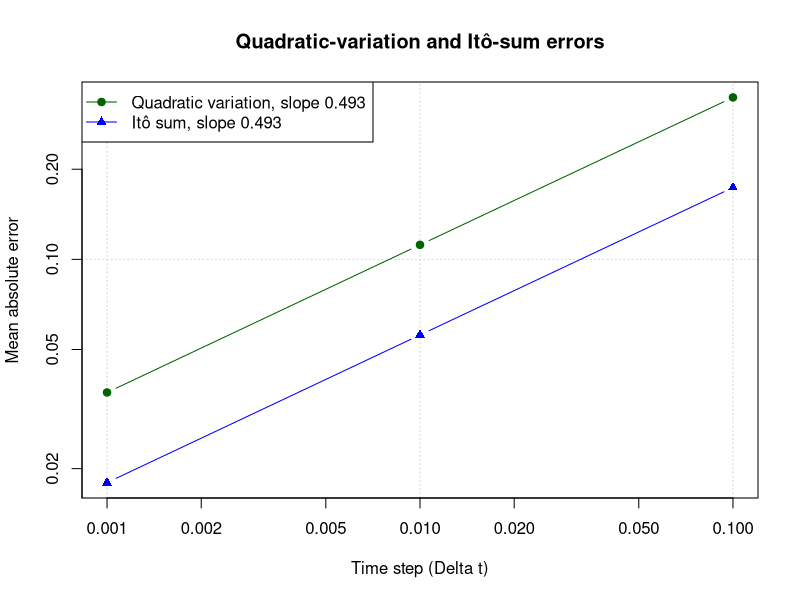

Recreate this plot in R.
####### Problem 9.6: Itô sums and quadratic variation #######

#################################################################
#### HELPER FUNCTIONS ####
#################################################################

# Simulate N Brownian paths on [0,T]. Each row is one path.
sim_bm_paths <- function(N, T, dt) {
  K <- round(T / dt)

  if (abs(K * dt - T) > 1e-12) {
    stop("T must be an integer multiple of dt.")
  }

  increments <- matrix(
    rnorm(N * K, mean = 0, sd = sqrt(dt)),
    nrow = N,
    ncol = K
  )

  paths_without_zero <- t(apply(increments, 1, cumsum))
  cbind(0, paths_without_zero)
}

# Compute the three discrete quantities for one Brownian path.
calculate_sums <- function(path) {
  increments <- diff(path)
  K <- length(increments)
  left_values <- path[seq_len(K)]
  right_values <- path[seq_len(K) + 1]

  ito_sum <- sum(left_values * increments)
  symmetric_sum <- sum(0.5 * (left_values + right_values) * increments)
  quadratic_variation <- sum(increments^2)

  c(
    ito = ito_sum,
    symmetric = symmetric_sum,
    qv = quadratic_variation
  )
}

# Estimate the errors in batches to keep memory use moderate.
estimate_errors <- function(N, T, dt, batch_size = 500) {
  qv_absolute_error <- numeric(N)
  ito_absolute_error <- numeric(N)
  ito_identity_residual <- numeric(N)
  symmetric_identity_residual <- numeric(N)

  first_index <- 1

  while (first_index <= N) {
    last_index <- min(first_index + batch_size - 1, N)
    current_N <- last_index - first_index + 1

    paths <- sim_bm_paths(current_N, T, dt)
    increments <- paths[, -1, drop = FALSE] -
      paths[, -ncol(paths), drop = FALSE]
    left_values <- paths[, -ncol(paths), drop = FALSE]
    right_values <- paths[, -1, drop = FALSE]

    W_T <- paths[, ncol(paths)]
    qv <- rowSums(increments^2)
    ito_sum <- rowSums(left_values * increments)
    symmetric_sum <- rowSums(
      0.5 * (left_values + right_values) * increments
    )

    target_ito <- 0.5 * (W_T^2 - T)
    target_symmetric <- 0.5 * W_T^2

    index <- first_index:last_index
    qv_absolute_error[index] <- abs(qv - T)
    ito_absolute_error[index] <- abs(ito_sum - target_ito)
    ito_identity_residual[index] <- abs(
      ito_sum - 0.5 * (W_T^2 - qv)
    )
    symmetric_identity_residual[index] <- abs(
      symmetric_sum - target_symmetric
    )

    first_index <- last_index + 1
  }

  c(
    mean_qv_error = mean(qv_absolute_error),
    mean_ito_error = mean(ito_absolute_error),
    max_ito_identity_residual = max(ito_identity_residual),
    max_symmetric_identity_residual = max(symmetric_identity_residual)
  )
}

#################################################################
#### SETUP ####
#################################################################

T_val <- 1
N_paths <- 5000
set.seed(42)

#################################################################
#### PART (a): ALGEBRAIC IDENTITIES ####
#################################################################

cat("--- Part (a): Algebraic identities ---\n")
cat(
  "For each increment,\n",
  "  0.5 * (W_i + W_{i+1}) * Delta W_i\n",
  "    = 0.5 * (W_{i+1}^2 - W_i^2).\n",
  "After summation, the symmetric sum is exactly 0.5 * W_T^2.\n\n",
  sep = ""
)
cat(
  "Also,\n",
  "  W_i * Delta W_i\n",
  "    = 0.5 * (W_{i+1}^2 - W_i^2) - 0.5 * (Delta W_i)^2.\n",
  "Hence the Itô sum is exactly 0.5 * W_T^2 - 0.5 * Q.\n\n",
  sep = ""
)

#################################################################
#### PART (b): ONE FINELY DISCRETISED PATH ####
#################################################################

cat("--- Part (b): One path with dt = 0.0001 ---\n")
dt_single <- 0.0001
K_single <- round(T_val / dt_single)
path_single <- sim_bm_paths(1, T_val, dt_single)[1, ]
values_single <- calculate_sums(path_single)
W_T_single <- tail(path_single, 1)

target_ito_single <- 0.5 * (W_T_single^2 - T_val)
target_symmetric_single <- 0.5 * W_T_single^2
identity_ito_single <- 0.5 * (W_T_single^2 - values_single["qv"])

cat(sprintf("Number of time steps: %d\n", K_single))
cat(sprintf("W_1: %.8f\n", W_T_single))
cat(sprintf("Realised quadratic variation Q: %.8f\n", values_single["qv"]))
cat(sprintf("Itô sum: %.8f\n", values_single["ito"]))
cat(sprintf("Itô target 0.5*(W_1^2-1): %.8f\n", target_ito_single))
cat(sprintf("Symmetric sum: %.8f\n", values_single["symmetric"]))
cat(sprintf("Symmetric target 0.5*W_1^2: %.8f\n", target_symmetric_single))
cat(sprintf(
  "Residual in Itô identity: %.3e\n",
  abs(values_single["ito"] - identity_ito_single)
))
cat(sprintf(
  "Residual in symmetric identity: %.3e\n\n",
  abs(values_single["symmetric"] - target_symmetric_single)
))

#################################################################
#### PART (c): MEAN ABSOLUTE ERRORS ####
#################################################################

cat("--- Part (c): Mean absolute errors ---\n")
dt_values <- c(0.1, 0.01, 0.001)
results <- data.frame(
  dt = dt_values,
  qv_error = numeric(length(dt_values)),
  ito_error = numeric(length(dt_values)),
  max_ito_identity_residual = numeric(length(dt_values)),
  max_symmetric_identity_residual = numeric(length(dt_values))
)

for (i in seq_along(dt_values)) {
  current <- estimate_errors(
    N = N_paths,
    T = T_val,
    dt = dt_values[i],
    batch_size = 500
  )

  results$qv_error[i] <- current["mean_qv_error"]
  results$ito_error[i] <- current["mean_ito_error"]
  results$max_ito_identity_residual[i] <-
    current["max_ito_identity_residual"]
  results$max_symmetric_identity_residual[i] <-
    current["max_symmetric_identity_residual"]

  cat(sprintf(
    paste0(
      "dt = %.3f | mean |Q-1| = %.6f | ",
      "mean Itô error = %.6f | ratio = %.6f\n"
    ),
    results$dt[i],
    results$qv_error[i],
    results$ito_error[i],
    results$ito_error[i] / results$qv_error[i]
  ))
}

cat(
  "\nThe ratio is 0.5 because, pathwise,\n",
  "  Itô sum - 0.5*(W_1^2-1) = -0.5*(Q-1).\n\n",
  sep = ""
)

#################################################################
#### PART (d): LOG-LOG PLOT AND ESTIMATED SLOPES ####
#################################################################

fit_qv <- lm(log(qv_error) ~ log(dt), data = results)
fit_ito <- lm(log(ito_error) ~ log(dt), data = results)
slope_qv <- unname(coef(fit_qv)[2])
slope_ito <- unname(coef(fit_ito)[2])

plot(
  results$dt,
  results$qv_error,
  type = "b",
  log = "xy",
  col = "darkgreen",
  pch = 19,
  xlab = "Time step (Delta t)",
  ylab = "Mean absolute error",
  main = "Quadratic-variation and Itô-sum errors",
  ylim = range(c(results$qv_error, results$ito_error)),
  panel.first = grid()
)
lines(
  results$dt,
  results$ito_error,
  type = "b",
  col = "blue",
  pch = 17
)
legend(
  "topleft",
  legend = c(
    sprintf("Quadratic variation, slope %.3f", slope_qv),
    sprintf("Itô sum, slope %.3f", slope_ito)
  ),
  col = c("darkgreen", "blue"),
  lty = 1,
  pch = c(19, 17)
)

cat("--- Part (d): Estimated log-log slopes ---\n")
cat(sprintf("Quadratic-variation error: %.4f\n", slope_qv))
cat(sprintf("Itô-sum error: %.4f\n", slope_ito))
cat(
  "Both slopes should be close to 0.5. The two estimated slopes are\n",
  "the same up to numerical precision because the Itô error is exactly\n",
  "one half of the quadratic-variation error path by path.\n\n",
  sep = ""
)

#################################################################
#### PART (e): INTERPRETATION ####
#################################################################

cat("--- Part (e): Interpretation ---\n")
cat(
  "The symmetric endpoint sum reproduces the ordinary chain rule exactly:\n",
  "  I_sym = 0.5 * W_T^2.\n\n",
  "The difference between the symmetric and Itô sums is\n",
  "  I_sym - I_Ito = 0.5 * Q.\n",
  "Since the realised quadratic variation Q converges to T, the limiting\n",
  "difference is 0.5 * T. Thus\n",
  "  integral W dW = 0.5 * (W_T^2 - T).\n\n",
  "The correction is caused by the non-zero quadratic variation of Brownian\n",
  "motion, not by an ordinary smooth-path calculus effect. Equivalently,\n",
  "(dW_t)^2 contributes dt in Itô's formula, giving\n",
  "  d(W_t^2) = 2 * W_t dW_t + dt.\n",
  sep = ""
)
